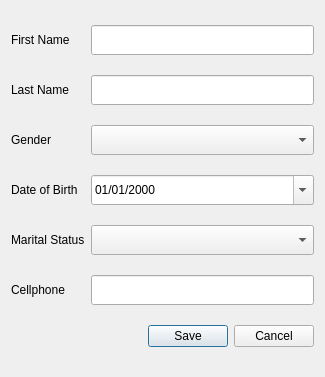
<?xml version="1.0" encoding="UTF-8"?>
<ui version="4.0">
 <class>frmBasePerson</class>
 <widget class="QDialog" name="frmBasePerson">
  <property name="geometry">
   <rect>
    <x>0</x>
    <y>0</y>
    <width>325</width>
    <height>377</height>
   </rect>
  </property>
  <property name="windowTitle">
   <string>Base Person</string>
  </property>
  <layout class="QGridLayout" name="gridLayout">
   <item row="3" column="1">
    <widget class="QLineEdit" name="txtLastName">
     <property name="minimumSize">
      <size>
       <width>0</width>
       <height>30</height>
      </size>
     </property>
     <property name="maxLength">
      <number>50</number>
     </property>
    </widget>
   </item>
   <item row="7" column="0">
    <widget class="QLabel" name="label_6">
     <property name="text">
      <string>Cellphone</string>
     </property>
    </widget>
   </item>
   <item row="7" column="1">
    <widget class="QLineEdit" name="txtCellphone">
     <property name="minimumSize">
      <size>
       <width>0</width>
       <height>30</height>
      </size>
     </property>
     <property name="maxLength">
      <number>20</number>
     </property>
    </widget>
   </item>
   <item row="5" column="1">
    <widget class="QDateEdit" name="dtDoB">
     <property name="minimumSize">
      <size>
       <width>0</width>
       <height>30</height>
      </size>
     </property>
     <property name="displayFormat">
      <string>dd/MM/yyyy</string>
     </property>
     <property name="calendarPopup">
      <bool>true</bool>
     </property>
    </widget>
   </item>
   <item row="2" column="1">
    <widget class="QLineEdit" name="txtFirstName">
     <property name="minimumSize">
      <size>
       <width>0</width>
       <height>30</height>
      </size>
     </property>
     <property name="maxLength">
      <number>50</number>
     </property>
    </widget>
   </item>
   <item row="2" column="0">
    <widget class="QLabel" name="label">
     <property name="text">
      <string>First Name</string>
     </property>
    </widget>
   </item>
   <item row="4" column="0">
    <widget class="QLabel" name="label_3">
     <property name="text">
      <string>Gender</string>
     </property>
    </widget>
   </item>
   <item row="4" column="1">
    <widget class="QComboBox" name="cboGender">
     <property name="minimumSize">
      <size>
       <width>0</width>
       <height>30</height>
      </size>
     </property>
    </widget>
   </item>
   <item row="6" column="0">
    <widget class="QLabel" name="label_5">
     <property name="text">
      <string>Marital Status</string>
     </property>
    </widget>
   </item>
   <item row="5" column="0">
    <widget class="QLabel" name="label_4">
     <property name="text">
      <string>Date of Birth</string>
     </property>
    </widget>
   </item>
   <item row="6" column="1">
    <widget class="QComboBox" name="cboMaritalStatus">
     <property name="minimumSize">
      <size>
       <width>0</width>
       <height>30</height>
      </size>
     </property>
    </widget>
   </item>
   <item row="3" column="0">
    <widget class="QLabel" name="label_2">
     <property name="text">
      <string>Last Name</string>
     </property>
    </widget>
   </item>
   <item row="8" column="0" colspan="2">
    <widget class="QDialogButtonBox" name="buttonBox">
     <property name="orientation">
      <enum>Qt::Horizontal</enum>
     </property>
     <property name="standardButtons">
      <set>QDialogButtonBox::Cancel|QDialogButtonBox::Save</set>
     </property>
    </widget>
   </item>
   <item row="1" column="0" colspan="2">
    <layout class="QVBoxLayout" name="vlNotification"/>
   </item>
  </layout>
 </widget>
 <tabstops>
  <tabstop>txtFirstName</tabstop>
  <tabstop>txtLastName</tabstop>
  <tabstop>cboGender</tabstop>
  <tabstop>dtDoB</tabstop>
  <tabstop>cboMaritalStatus</tabstop>
  <tabstop>txtCellphone</tabstop>
  <tabstop>buttonBox</tabstop>
 </tabstops>
 <resources/>
 <connections/>
</ui>
